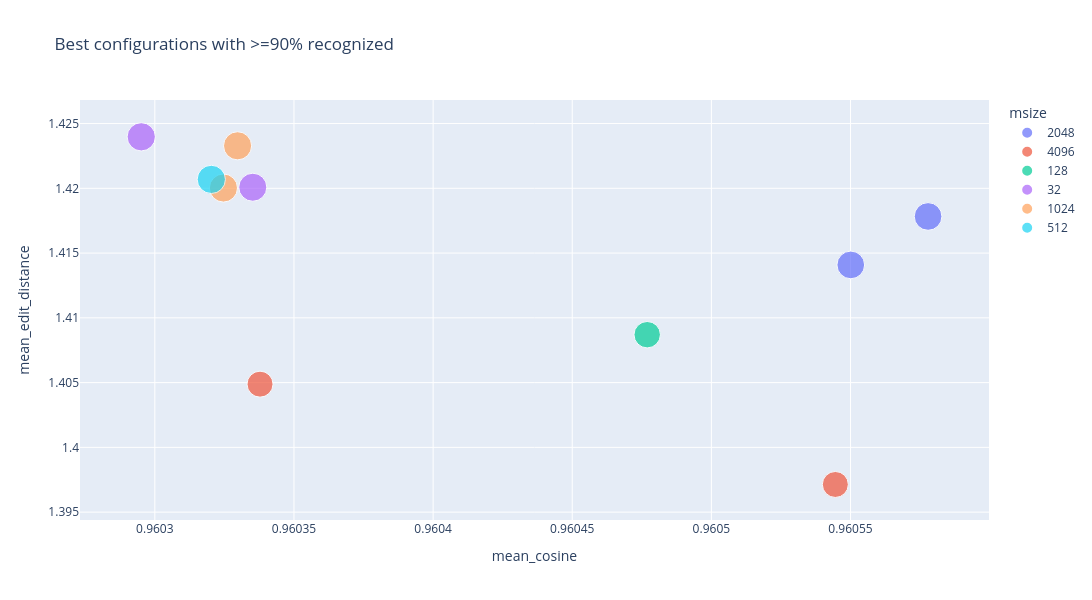

Here is the notebook cell this chart was saved with:
### Code cell
filtered_plot_df2["msize_label"] = filtered_plot_df2["msize"].astype(str)

# Ahora grafiquemos los mejores resultados
fig = px.scatter(
    filtered_plot_df2[:10],
    x="mean_cosine",
    y="mean_edit_distance",
    size="recognized",
    color="msize_label",
    hover_data={
        "sigma": True,
        "xi": True,
        "iota": True,
        "kappa": True,
        "latent": True,
        "msize": True,
        "filling_percent": True,
        "recognized": True,
        "unrecognized": True,
    },
    title="Best configurations with >=90% recognized",
)
fig.update_layout(
    xaxis_title="mean_cosine",
    yaxis_title="mean_edit_distance",
    legend_title_text="msize",
    width=1200,
    height=600,
)
fig.show()

### Figure 1 — Plotly figure (JSON) as saved in the notebook; plotly's stock layout.template omitted (floating-point values rounded to 4 significant figures)
{"data": [{"customdata": [[0.01, 10.0, 0.0, 0.0, 1024.0, 2048.0, 1.0, 0.9579, 0.04211], [0.01, 10.0, 0.0, 0.1, 1024.0, 2048.0, 1.0, 0.9579, 0.04211]], "hovertemplate": "msize_label=2048<br>mean_cosine=%{x}<br>mean_edit_distance=%{y}<br>recognized=%{customdata[7]}<br>sigma=%{customdata[0]}<br>xi=%{customdata[1]}<br>iota=%{customdata[2]}<br>kappa=%{customdata[3]}<br>latent=%{customdata[4]}<br>msize=%{customdata[5]}<br>filling_percent=%{customdata[6]}<br>unrecognized=%{customdata[8]}<extra></extra>", "legendgroup": "2048", "marker": {"color": "#636efa", "size": [0.9579, 0.9579], "sizemode": "area", "sizeref": 0.0025, "symbol": "circle"}, "mode": "markers", "name": "2048", "orientation": "v", "showlegend": true, "type": "scatter", "x": [0.9606, 0.9606], "xaxis": "x", "y": [1.418, 1.414], "yaxis": "y"}, {"customdata": [[0.01, 10.0, 0.0, 0.0, 1024.0, 4096.0, 1.0, 0.8445, 0.1555], [0.01, 10.0, 0.0, 0.1, 1024.0, 4096.0, 1.0, 0.8445, 0.1555]], "hovertemplate": "msize_label=4096<br>mean_cosine=%{x}<br>mean_edit_distance=%{y}<br>recognized=%{customdata[7]}<br>sigma=%{customdata[0]}<br>xi=%{customdata[1]}<br>iota=%{customdata[2]}<br>kappa=%{customdata[3]}<br>latent=%{customdata[4]}<br>msize=%{customdata[5]}<br>filling_percent=%{customdata[6]}<br>unrecognized=%{customdata[8]}<extra></extra>", "legendgroup": "4096", "marker": {"color": "#EF553B", "size": [0.8445, 0.8445], "sizemode": "area", "sizeref": 0.0025, "symbol": "circle"}, "mode": "markers", "name": "4096", "orientation": "v", "showlegend": true, "type": "scatter", "x": [0.9605, 0.9603], "xaxis": "x", "y": [1.397, 1.405], "yaxis": "y"}, {"customdata": [[0.01, 0.0, 0.0, 0.1, 1024.0, 128.0, 1.0, 0.8734, 0.1266]], "hovertemplate": "msize_label=128<br>mean_cosine=%{x}<br>mean_edit_distance=%{y}<br>recognized=%{customdata[7]}<br>sigma=%{customdata[0]}<br>xi=%{customdata[1]}<br>iota=%{customdata[2]}<br>kappa=%{customdata[3]}<br>latent=%{customdata[4]}<br>msize=%{customdata[5]}<br>filling_percent=%{customdata[6]}<br>unrecognized=%{customdata[8]}<extra></extra>", "legendgroup": "128", "marker": {"color": "#00cc96", "size": [0.8734], "sizemode": "area", "sizeref": 0.0025, "symbol": "circle"}, "mode": "markers", "name": "128", "orientation": "v", "showlegend": true, "type": "scatter", "x": [0.9605], "xaxis": "x", "y": [1.409], "yaxis": "y"}, {"customdata": [[0.01, 0.0, 0.0, 0.1, 1024.0, 32.0, 1.0, 0.9832, 0.01675], [0.01, 10.0, 0.0, 0.0, 1024.0, 32.0, 1.0, 1.0, 0.0]], "hovertemplate": "msize_label=32<br>mean_cosine=%{x}<br>mean_edit_distance=%{y}<br>recognized=%{customdata[7]}<br>sigma=%{customdata[0]}<br>xi=%{customdata[1]}<br>iota=%{customdata[2]}<br>kappa=%{customdata[3]}<br>latent=%{customdata[4]}<br>msize=%{customdata[5]}<br>filling_percent=%{customdata[6]}<br>unrecognized=%{customdata[8]}<extra></extra>", "legendgroup": "32", "marker": {"color": "#ab63fa", "size": [0.9832, 1.0], "sizemode": "area", "sizeref": 0.0025, "symbol": "circle"}, "mode": "markers", "name": "32", "orientation": "v", "showlegend": true, "type": "scatter", "x": [0.9603, 0.9603], "xaxis": "x", "y": [1.42, 1.424], "yaxis": "y"}, {"customdata": [[0.01, 10.0, 0.0, 0.1, 1024.0, 1024.0, 1.0, 0.9898, 0.01021], [0.01, 10.0, 0.0, 0.0, 1024.0, 1024.0, 1.0, 0.9898, 0.01021]], "hovertemplate": "msize_label=1024<br>mean_cosine=%{x}<br>mean_edit_distance=%{y}<br>recognized=%{customdata[7]}<br>sigma=%{customdata[0]}<br>xi=%{customdata[1]}<br>iota=%{customdata[2]}<br>kappa=%{customdata[3]}<br>latent=%{customdata[4]}<br>msize=%{customdata[5]}<br>filling_percent=%{customdata[6]}<br>unrecognized=%{customdata[8]}<extra></extra>", "legendgroup": "1024", "marker": {"color": "#FFA15A", "size": [0.9898, 0.9898], "sizemode": "area", "sizeref": 0.0025, "symbol": "circle"}, "mode": "markers", "name": "1024", "orientation": "v", "showlegend": true, "type": "scatter", "x": [0.9603, 0.9603], "xaxis": "x", "y": [1.423, 1.42], "yaxis": "y"}, {"customdata": [[0.01, 10.0, 0.0, 0.1, 1024.0, 512.0, 1.0, 0.9987, 0.001344]], "hovertemplate": "msize_label=512<br>mean_cosine=%{x}<br>mean_edit_distance=%{y}<br>recognized=%{customdata[7]}<br>sigma=%{customdata[0]}<br>xi=%{customdata[1]}<br>iota=%{customdata[2]}<br>kappa=%{customdata[3]}<br>latent=%{customdata[4]}<br>msize=%{customdata[5]}<br>filling_percent=%{customdata[6]}<br>unrecognized=%{customdata[8]}<extra></extra>", "legendgroup": "512", "marker": {"color": "#19d3f3", "size": [0.9987], "sizemode": "area", "sizeref": 0.0025, "symbol": "circle"}, "mode": "markers", "name": "512", "orientation": "v", "showlegend": true, "type": "scatter", "x": [0.9603], "xaxis": "x", "y": [1.421], "yaxis": "y"}], "layout": {"height": 600, "legend": {"itemsizing": "constant", "title": {"text": "msize"}, "tracegroupgap": 0}, "title": {"text": "Best configurations with >=90% recognized"}, "width": 1200, "xaxis": {"anchor": "y", "domain": [0, 1], "title": {"text": "mean_cosine"}}, "yaxis": {"anchor": "x", "domain": [0, 1], "title": {"text": "mean_edit_distance"}}}}
